Frame 1 (no input): blank canvas, image omitted
Frame 60 (the mouse pressed at the canvas centre just before this capture): blank canvas, image omitted
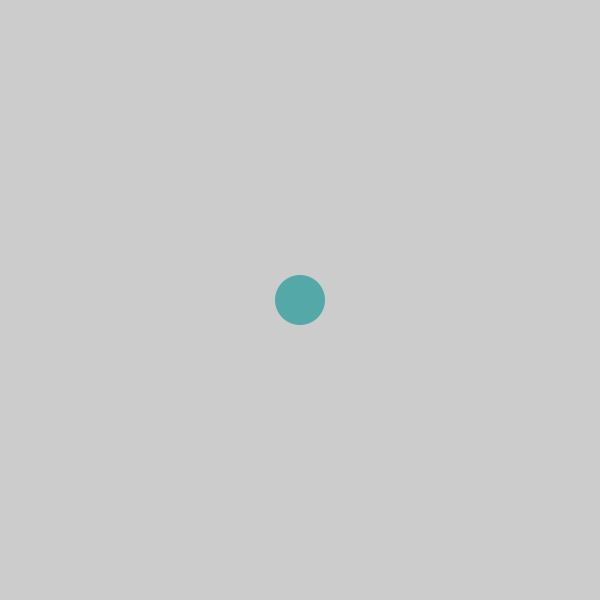
Frame 120 (the mouse held since frame 60 and released just before this capture)

The Processing sketch whose frames 1 and 60 were blank and that drew this single picture after the mouse press (run headless with seeded random() and noise(); from frame 60 on, the mouse is pressed at the canvas centre):

// Processing sketch: processing_9849
// ── processing_9849.pde

/**
 * Saturation. 
 * 
 * Saturation is the strength or purity of the color and represents the 
 * amount of gray in proportion to the hue. A "saturated" color is pure 
 * and an "unsaturated" color has a large percentage of gray. 
 * Move the cursor vertically over each bar to alter its saturation. 
 */
 
int barWidth = 5;
int lastBar = -1;


void setup() {
  size(600,600);
  colorMode(HSB, width, height, 100); 
noStroke();
}


void draw() {
  int whichBar = mouseX / barWidth;
  if (whichBar != lastBar) {
    int barX = whichBar * barWidth;
    fill(barX, mouseY, 66);
    //rect(barX, 0, barWidth, height);
    //rect(mouseX, mouseY, mouseX,mouseX);
   ellipse(mouseX, mouseY, mouseY/6,mouseY/6);
   // ellipse (random (mouseX),random(mouseY),mouseX,mouseY);
    lastBar = whichBar;
  }
}
